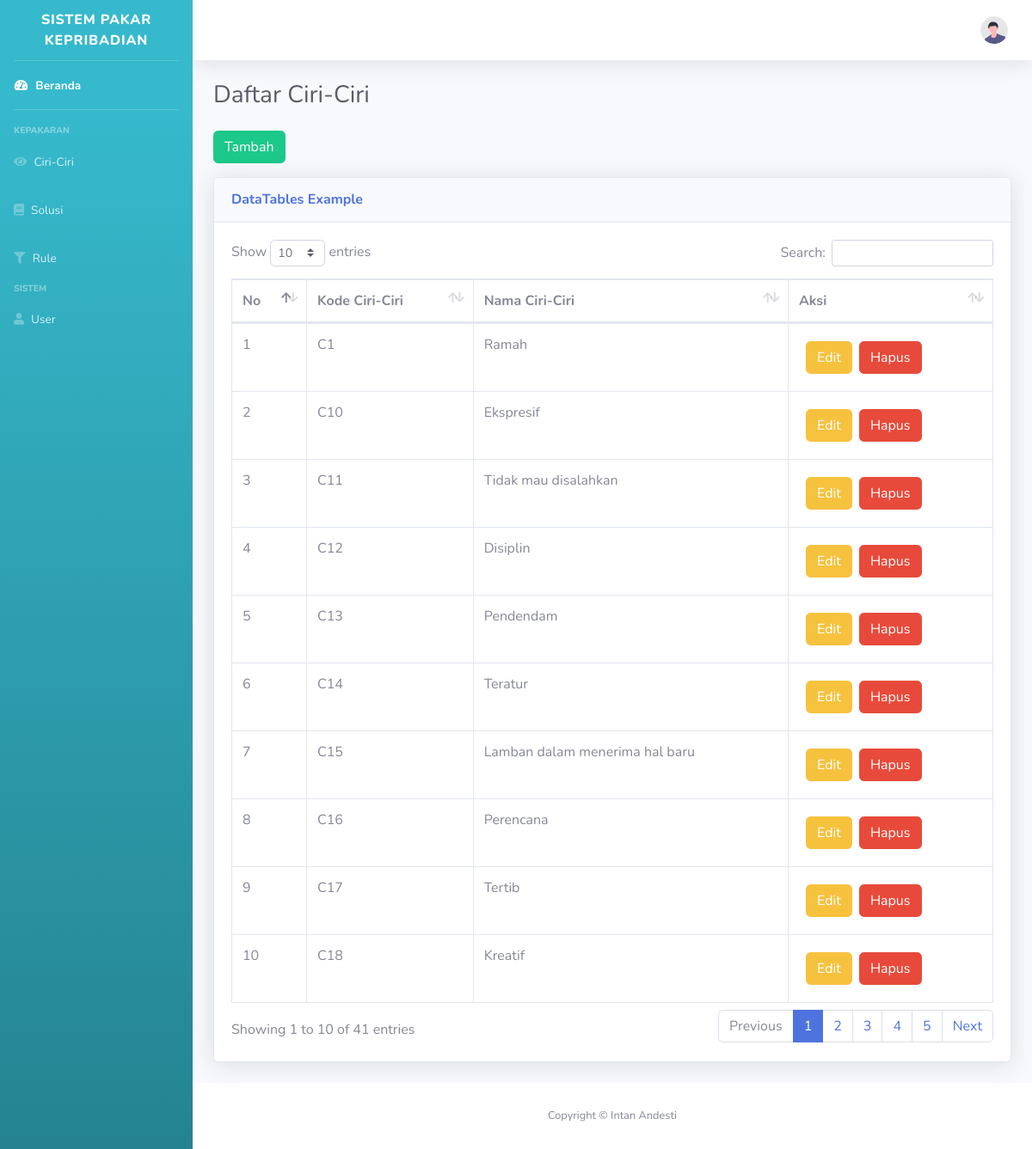
Screenshot of /admin/index.php?page=ciri-list with the database file from the repository.
### tables this page shows
CREATE TABLE `tbl_ciri` (
  `id_ciri` varchar(11) NOT NULL,
  `name` varchar(30) NOT NULL
);

### admin/page/ciri-list.php (the view)
<div class="d-sm-flex align-items-center justify-content-between mb-4">
  <h1 class="h3 mb-0 text-gray-800">Daftar Ciri-Ciri</h1>
</div>
<div class="mb-3">
  <a href="index.php?page=ciri-add" class="btn btn-success">Tambah</a>
</div>
<div class="card shadow mb-4">
  <div class="card-header py-3">
    <h6 class="m-0 font-weight-bold text-primary">DataTables Example</h6>
  </div>
  <div class="card-body">
    <div class="table-responsive">
      <table class="table table-bordered" id="dataTable" width="100%" cellspacing="0">
        <thead>
          <tr>
            <th>No</th>
            <th>Kode Ciri-Ciri</th>
            <th>Nama Ciri-Ciri</th>
            <th>Aksi</th>
          </tr>
        </thead>
        <tbody>
          <?php
          include('../db/db_conn.php');
          $no = 1;
          $query = mysqli_query($conn, "SELECT * FROM tbl_ciri");
          while ($data = mysqli_fetch_array($query)) {
          ?>
            <tr>
              <td><?= $no++ ?></td>
              <td> <?= $data['id_ciri'] ?></td>
              <td><?= $data['name'] ?></td>
              <td>
                <div class="row m-2">
                  <a href="index.php?page=ciri-edit&&id_data=<?= $data['id_ciri'] ?>" class="btn btn-warning mr-2">Edit</a>
                  <a href="action/CiriHapus.php?id_data=<?= $data['id_ciri'] ?>" class="btn btn-danger">Hapus</a>
                </div>
              </td>
            </tr>
          <?php
          }
          ?>
        </tbody>
      </table>
    </div>
  </div>
</div>

### admin/index.php (shortened to what this page needs)
<!DOCTYPE html>
<html lang="en">
<head>
    <?php include('components/link.php'); ?>
</head>
<body id="page-top">
    <div id="wrapper">
        <?php include('components/sidebar.php'); ?>
        <div id="content-wrapper" class="d-flex flex-column">
            <div id="content">
                <?php include('components/topbar.php'); ?>
                <div class="container-fluid">
                    <?php
                    if (isset($_GET['page'])) {
                        if ($_GET['page'] == 'beranda') {
                            include('page/beranda.php');
                        } else  if ($_GET['page'] == 'ciri-list') {
                            include('page/ciri-list.php');
                        } else  if ($_GET['page'] == 'kepribadian-list') {
                            include('page/kepribadian-list.php');
                        } else  if ($_GET['page'] == 'rule-list') {
                            include('page/rule-list.php');
                        } else  if ($_GET['page'] == 'user-list') {
                            include('page/user-list.php');
                        } else  if ($_GET['page'] == 'kepribadian-add') {
                            include('page/kepribadian-add.php');
                        } else  if ($_GET['page'] == 'ciri-add') {
                            include('page/ciri-add.php');
                        } else  if ($_GET['page'] == 'rule-add') {
                            include('page/rule-add.php');
                        } else  if ($_GET['page'] == 'user-add') {
                            include('page/user-add.php');
                        } else  if ($_GET['page'] == 'ciri-edit') {
                            include('page/ciri-edit.php');
                        } else  if ($_GET['page'] == 'kepribadian-edit') {
                            include('page/kepribadian-edit.php');
                        } else  if ($_GET['page'] == 'rule-edit') {
                            include('page/rule-edit.php');
                        } else  if ($_GET['page'] == 'user-edit') {
                            include('page/user-edit.php');
                        } else {
                            include('page/beranda.php');
                        }
                    }
                    ?>
                </div>
            </div>
            <?php include('components/footer.php'); ?>
        </div>
    </div>
</body>
</html>

### admin/components/link.php (shortened to what this page needs)
<link href="vendor/fontawesome-free/css/all.min.css" rel="stylesheet" type="text/css">
<link href="css/sb-admin-2.min.css" rel="stylesheet">
<link href="vendor/datatables/dataTables.bootstrap4.min.css" rel="stylesheet">

### admin/components/sidebar.php
<ul class="navbar-nav bg-gradient-info sidebar sidebar-dark accordion" id="accordionSidebar">
  <a class="sidebar-brand d-flex align-items-center justify-content-center" href="index.html">
    <div class="sidebar-brand-text mx-3">Sistem Pakar Kepribadian </div>
  </a>
  <hr class="sidebar-divider my-0">
  <li class="nav-item active">
    <a class="nav-link" href="index.php?page=beranda">
      <i class="fas fa-fw fa-tachometer-alt"></i>
      <span>Beranda</span></a>
  </li>
  <hr class="sidebar-divider">
  <div class="sidebar-heading">
    Kepakaran
  </div>
  <li class="nav-item ">
    <a class="nav-link" href="index.php?page=ciri-list">
      <i class="fa fa-eye"></i>
      <span>Ciri-Ciri</span></a>
  </li>
  <li class="nav-item ">
    <a class="nav-link" href="index.php?page=kepribadian-list">
      <i class="fa fa-book"></i>
      <span>Solusi</span></a>
  </li>
  <li class="nav-item ">
    <a class="nav-link" href="index.php?page=rule-list">
      <i class="fa fa-filter"></i>
      <span>Rule</span></a>
  </li>
  <div class="sidebar-heading">
    Sistem
  </div>
  <li class="nav-item ">
    <a class="nav-link" href="index.php?page=user-list">
      <i class="fa fa-user"></i>
      <span>User</span></a>
  </li>
</ul>

### admin/components/topbar.php (shortened to what this page needs)
<nav class="navbar navbar-expand navbar-light bg-white topbar mb-4 static-top shadow">
  <ul class="navbar-nav ml-auto">
    <li class="nav-item dropdown no-arrow">
      <a class="nav-link dropdown-toggle" href="#" id="userDropdown" role="button" data-toggle="dropdown" aria-haspopup="true" aria-expanded="false">
        <img class="img-profile rounded-circle" src="img/undraw_profile.svg">
      </a>
    </li>
  </ul>
</nav>

### admin/components/footer.php
<footer class="sticky-footer bg-white">
  <div class="container my-auto">
    <div class="copyright text-center my-auto">
      <span>Copyright &copy; Intan Andesti</span>
    </div>
  </div>
</footer>

### rows the page displays
tbl_ciri: id_ciri "C1", name "Ramah"
tbl_ciri: id_ciri "C10", name "Ekspresif"
tbl_ciri: id_ciri "C11", name "Tidak mau disalahkan"
tbl_ciri: id_ciri "C12", name "Disiplin"
tbl_ciri: id_ciri "C13", name "Pendendam"
tbl_ciri: id_ciri "C14", name "Teratur"
tbl_ciri: id_ciri "C15", name "Lamban dalam menerima hal baru"
tbl_ciri: id_ciri "C16", name "Perencana"
tbl_ciri: id_ciri "C17", name "Tertib"
tbl_ciri: id_ciri "C18", name "Kreatif"
